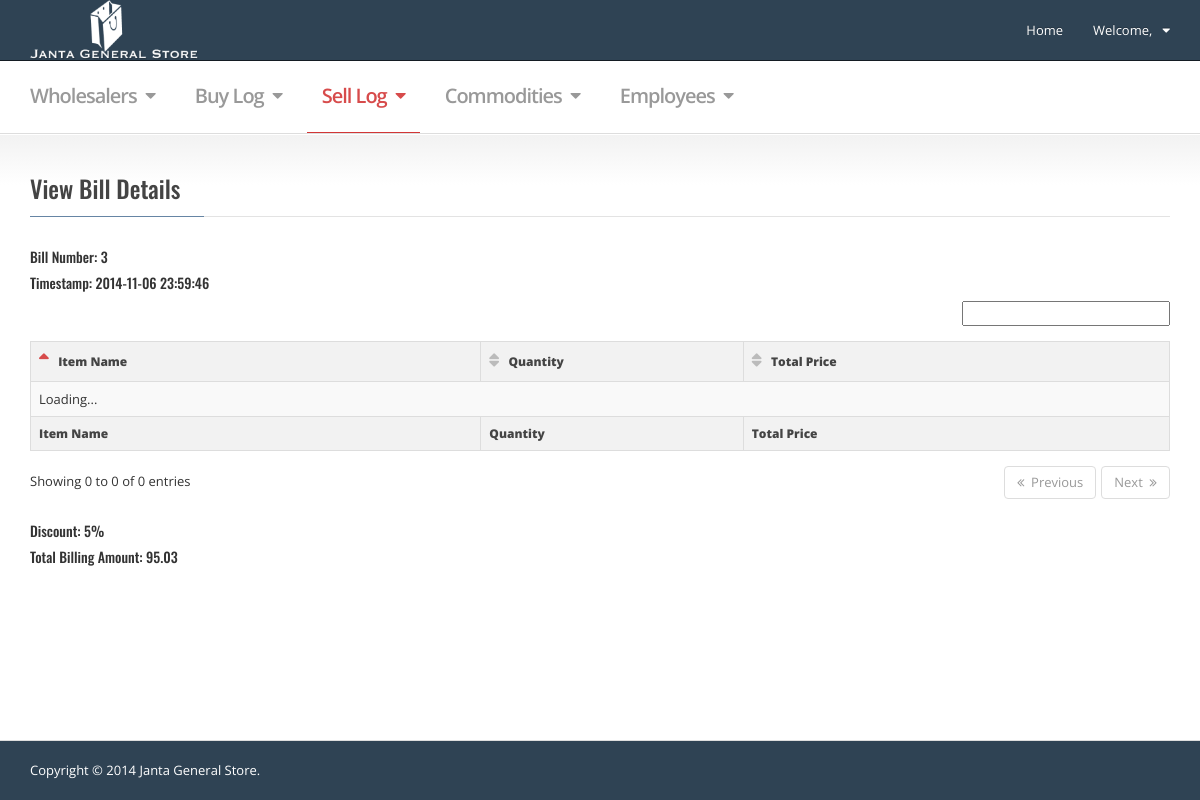
The app's page /sell_log_bill_show.php?id=3 with its own data.
### tables this page shows
CREATE TABLE IF NOT EXISTS `sell_log` (
  `id` int(11) NOT NULL AUTO_INCREMENT,
  `discount` varchar(10) NOT NULL,
  `billing_amount` varchar(15) NOT NULL,
  `timestamp` varchar(20) NOT NULL,
  PRIMARY KEY (`id`)
);

### sell_log_bill_show.php (the view, shortened to what this page needs)
<!DOCTYPE html>
 <html lang="en" class="no-js">
<head>
  <link rel="stylesheet" href="./css/font-awesome.min.css">
  <link rel="stylesheet" href="./css/bootstrap.min.css">
  <link rel="stylesheet" href="./js/plugins/dataTables/dataTables.bootstrap.css">
  <link rel="stylesheet" href="./css/mvpready-admin.css">
  <link rel="stylesheet" href="./css/mvpready-flat.css">
</head>
<body class=" ">
<div id="wrapper">
  <?php
            include_once("navbar.php");
  ?>
  <div class="content">
    <div class="container">
      <div class="portlet">
        <h3 class="portlet-title">
          <u>View Bill Details</u>
        </h3>
<?php
require 'scripts/config_sql.php';
$id = $_GET['id'];
$row = $mysqli->query("SELECT * FROM sell_log WHERE id='$id' LIMIT 1")->fetch_assoc();
?>
        <div class="portlet-body">
          <h5 id="billno">Bill Number: <?php echo $row['id']; ?></h4>
          <h5 id="billtime">Timestamp: <?php echo $row['timestamp']; ?></h4>
          <table class="table table-striped table-bordered" id="table-1">
            <thead>
              <tr>
                <th style="width: 20%">Item Name</th>
                <th style="width: 12%">Quantity</th>
                <th style="width: 19%">Total Price</th>
              </tr>
            </thead>
            <tfoot>
              <tr>
                <th>Item Name</th>
                <th>Quantity</th>
                <th>Total Price</th>
              </tr>
            </tfoot>
          </table>
          <h5 id="billdiscount">Discount: <?php echo $row['discount']; ?>%</h4>
          <h5 id="billamount">Total Billing Amount: <?php echo $row['billing_amount']; ?></h4>
        </div>
      </div>
    </div>
  </div>
</div>
<footer class="footer">
  <div class="container">
    <p class="pull-left">Copyright &copy; 2014 Janta General Store.</p>
  </div>
</footer>
</body>
</html>

### css/mvpready-admin.css (style rules this page uses)
body { padding: 0; margin: 0; font-family: 'Open Sans', 'Trebuchet MS', arial, sans-serif; font-size: 13px; }
h1, h2, h3, h4, h5, h6, .h1, .h2, .h3, .h4, .h5, .h6 { margin-top: 0; margin-bottom: .75em; font-family: 'Oswald'; }
.table-bordered thead tr, .table-bordered tfoot tr { background-color: #f2f2f2; background-image: -webkit-linear-gradient(top, #f9f9f9 0%, #eeeeee 100%); background-image: linear-gradient(to bottom, #f9f9f9 0%, #eeeeee 100%); background-repeat: repeat-x; filter: progid:DXImageTransform.Microsoft.gradient(startColorstr='#fff9f9f9', endColorstr='#ffeeeeee', GradientType=0); }
.table-bordered thead tr th, .table-bordered tfoot tr th { color: #444; font-size: 12px; font-weight: 800; background-color: transparent; border-bottom-width: 1px; vertical-align: middle; }
.portlet { padding: 0px; margin-bottom: 4em; }
.portlet-body { padding: 0; }
.dataTables_wrapper table.table { margin-top: 0; margin-bottom: 0; }
table.table thead .sorting, table.table thead .sorting_asc, table.table thead .sorting_desc, table.table thead .sorting_asc_disabled, table.table thead .sorting_desc_disabled, .paginate_enabled_previous, .paginate_enabled_previous:hover, .paginate_disabled_previous, .paginate_enabled_next, .paginate_enabled_next:hover, .paginate_disabled_next { position: relative; background: none; }
.sorting:before, .sorting_asc:before, .sorting_desc:before, .sorting_asc_disabled:before, .sorting_desc_disabled:before, .paginate_enabled_previous:before, .paginate_disabled_previous:before, .paginate_enabled_next:before, .paginate_disabled_next:before { margin-right: 10px; color: #d74b4b; font-family: FontAwesome; font-size: 16px; }
.sorting:before { content: "\f0dc"; color: #bbb; }
.sorting_asc:before, .sorting_asc_disabled:before { content: "\f0de"; }
.content { position: relative; margin-bottom: 2em; }
.footer { color: #fff; line-height: 59px; background-color: #2f4354; border-top: 1px solid #ddd; }
.footer:before, .footer:after { content: " "; display: table; }
.footer:after { clear: both; }
.footer p { margin-bottom: 0; }
html, body { height: 100%; }
#wrapper { min-height: 100%; height: auto; margin: 0 auto -60px; padding: 0 0 60px; }
.footer { height: 60px; }
.portlet-title, .content-title { position: relative; display: block; margin-bottom: 1.35em; border-bottom: 1px solid #e3e3e3; }
.portlet-title u, .content-title u { display: inline-block; position: relative; top: 1px; padding-right: 1em; padding-bottom: 15px; color: #444; text-decoration: none; border-bottom: 1px solid #6685a4; }

### css/mvpready-flat.css (style rules this page uses)
.table-bordered thead tr, .table-bordered tfoot tr { background-image: none; background-repeat: no-repeat; -ms-filter: none; filter: none; }

### records on screen
sell_log: id "3", timestamp "2014-11-06 23:59:46", discount "5", billing_amount "95.03"
